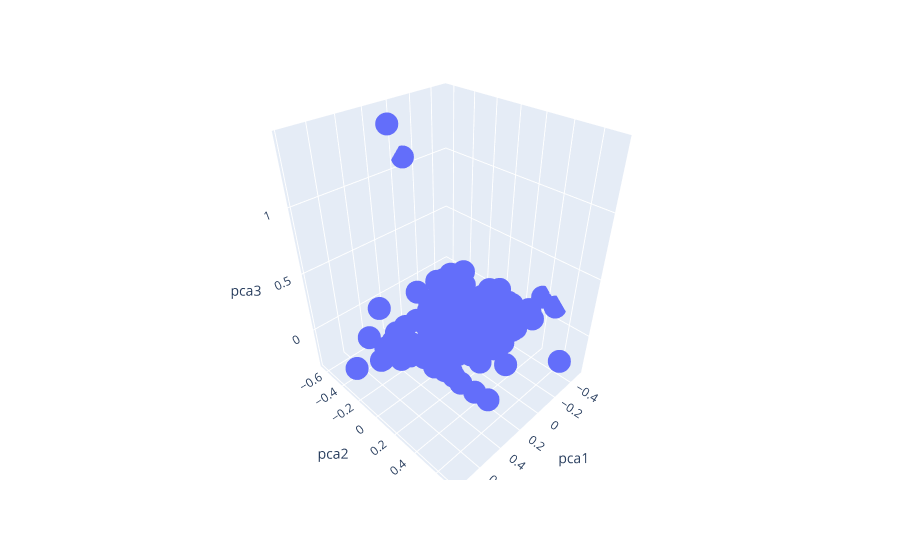

Notebook code cell kept with this figure:
### Code cell
fig = px.scatter_3d(dfX, x='pca1', y='pca2', z='pca3',hover_name='Country Name')
fig.show()

### Figure 1 — Plotly figure (JSON) as saved in the notebook; plotly's stock layout.template omitted (floating-point values rounded to 4 significant figures; data arrays with more than 128 entries replaced by an {"elided": "..."} marker saying what was removed)
{"data": [{"hovertemplate": "<b>%{hovertext}</b><br><br>pca1=%{x}<br>pca2=%{y}<br>pca3=%{z}<extra></extra>", "hovertext": {"elided": "138 str values"}, "legendgroup": "", "marker": {"color": "#636efa", "symbol": "circle"}, "mode": "markers", "name": "", "scene": "scene", "showlegend": false, "type": "scatter3d", "x": {"elided": "138 float values"}, "y": {"elided": "138 float values"}, "z": {"elided": "138 float values"}}], "layout": {"legend": {"tracegroupgap": 0}, "margin": {"t": 60}, "scene": {"domain": {"x": [0, 1], "y": [0, 1]}, "xaxis": {"title": {"text": "pca1"}}, "yaxis": {"title": {"text": "pca2"}}, "zaxis": {"title": {"text": "pca3"}}}}}
